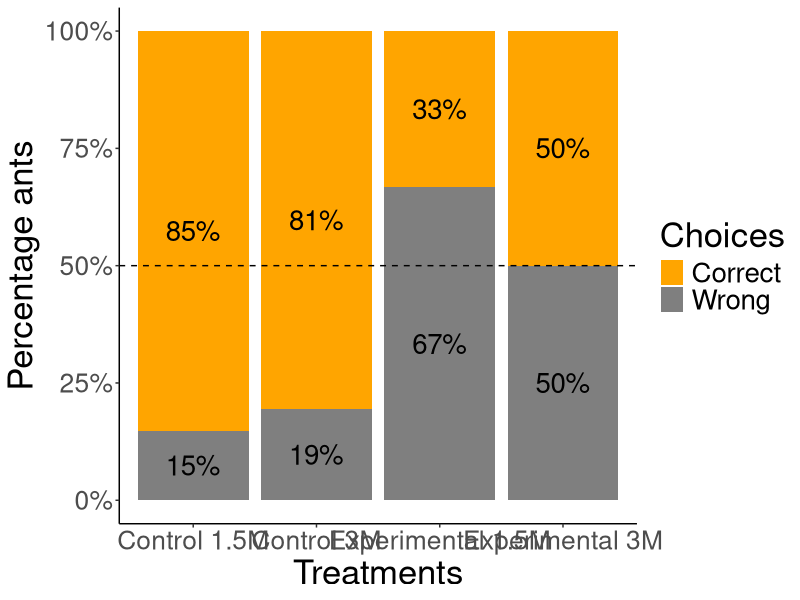
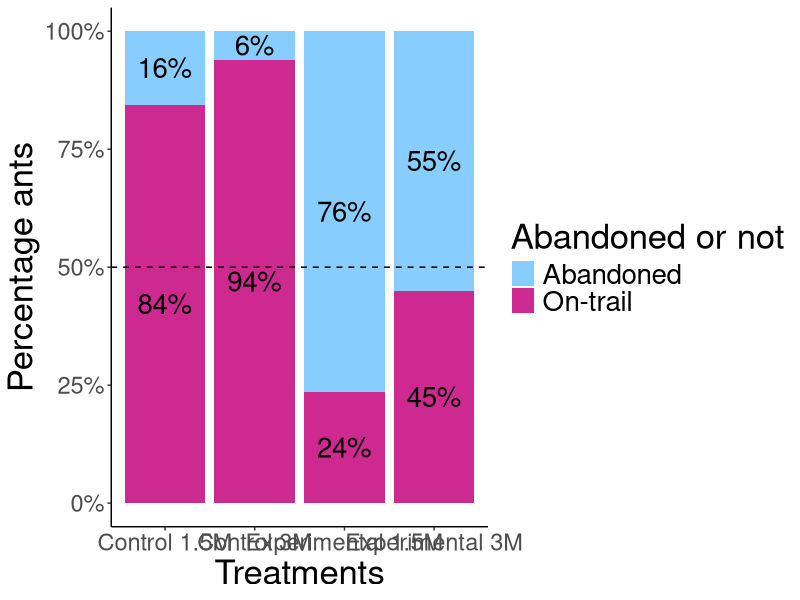

Write R code to recreate these figures, in order. (Note: this script raises an error after producing the figures.)
## ---- chunk 1
knitr::opts_chunk$set(echo = TRUE)
## ---- chunk 2
library(tidyverse)
#library(googlesheets4)
library(ggplot2)
library(ggthemes)
library(ggstats)
## ---- chunk 3
#Importing the datasheets,and converting the relevant columns into factors

low_sucrose_experiment_data<-read.csv("Combined ant choices_Low sucrose experiment.csv")

high_sucrose_experiment_data<-read.csv("Combined ant choices_High sucrose experiment.csv")

#Extracting the columns needed for choice and abandonment analysis
low_sucrose_experiment_choices<-data.frame(low_sucrose_experiment_data$Treatment,low_sucrose_experiment_data$Ant.choice)
high_sucrose_experiment_choices<-data.frame(high_sucrose_experiment_data$Treatment,high_sucrose_experiment_data$Ant.choice)

#Changing the column names
colnames(low_sucrose_experiment_choices)<-c("treatment","choices")
colnames(high_sucrose_experiment_choices)<-c("treatment","choices")

#Converting the columns into factors
low_sucrose_experiment_choices$treatment<-as.factor(low_sucrose_experiment_choices$treatment)
low_sucrose_experiment_choices$choices<-as.factor(low_sucrose_experiment_choices$choices)

high_sucrose_experiment_choices$treatment<-as.factor(high_sucrose_experiment_choices$treatment)
high_sucrose_experiment_choices$choices<-as.factor(high_sucrose_experiment_choices$choices)
## ---- chunk 4

#1.5M DATA CHOICE ANALYSIS

#Filtering data where ant made either a correct or a wrong choice
low_sucrose_experiment_choices_only<-
  low_sucrose_experiment_choices %>% 
  filter(choices !="Abandoned")

#Dropping the abandonment factor level
low_sucrose_experiment_choices_only$choices<-droplevels(low_sucrose_experiment_choices_only$choices)

#Creating table
low_sucrose_experiment_choices_only_table<-table(low_sucrose_experiment_choices_only)

chisq.test(low_sucrose_experiment_choices_only_table,correct = F)

#Binomial test for control data
binom.test(23,27,0.5)
#Significant!

#Binomial test for experimental data
binom.test(4,12,0.5)
#Non-significant 
 
#3M DATA CHOICE ANALYSIS

#Filtering data where ant made either a correct or a wrong choice
high_sucrose_experiment_choices_only<-
  high_sucrose_experiment_choices %>% 
  filter(choices !="Abandoned")

#Dropping the abandonment factor level
high_sucrose_experiment_choices_only$choices<-droplevels(high_sucrose_experiment_choices_only$choices)

#Creating table
high_sucrose_experiment_choices_only_table<-table(high_sucrose_experiment_choices_only)

chisq.test(high_sucrose_experiment_choices_only_table,correct = F)
#Significant

#Binomial test for control data
binom.test(25,31,0.5)
#Significant!

#Binomial test for experimental data
binom.test(9,18,0.5)
#Non-significant 
## ---- chunk 5

#LOW SUCROSE EXPERIMENT ABANDONMENT ANALYSIS

#Filtering data where ant made either a correct or a wrong choice
low_sucrose_experiment_choices$abandonment<-ifelse(low_sucrose_experiment_choices$choices=="Abandoned","Abandoned","On-trail")

low_sucrose_experiment_abandonment_table<-table(low_sucrose_experiment_choices[-2])

#Chi-square test
chisq.test(low_sucrose_experiment_abandonment_table,correct = F)
#Significant

#Binomial test for control data
binom.test(5,32,0.5)
#Significantly more ants stay on the trail than abandon here

#Binomial test for experimental data
binom.test(39,51,0.5)
#Significantly more ants abandon the trail than stay on the trail

#HIGH SUCROSE EXPERIMENT ABANDONMENT ANALYSIS

#Filtering data where ant made either a correct or a wrong choice
high_sucrose_experiment_choices$abandonment<-ifelse(high_sucrose_experiment_choices$choices=="Abandoned","Abandoned","On-trail")

high_sucrose_experiment_abandonment_table<-table(high_sucrose_experiment_choices[-2])

#Chi-square test
chisq.test(high_sucrose_experiment_abandonment_table,correct = F)
#Significant


#Binomial test for control data
binom.test(2,33,0.5) #Significant
#Significantly more ants stay on the trail than abandon here

#Binomial test for experimental data
binom.test(22,40,0.5)
#Non-significant

## ---- chunk 6

#Creating labels specific to the experiment type and combining the dataframes
low_sucrose_experiment_choices$label<-as.factor(ifelse(low_sucrose_experiment_choices$treatment=="Control","Control_1.5m","Exp_1.5m"))

high_sucrose_experiment_choices$label<-as.factor(ifelse(high_sucrose_experiment_choices$treatment=="Control","Control_3m","Exp_3m"))


#Combining the choices from both experiments
all_exp_combined_data_choices<-rbind(low_sucrose_experiment_choices,high_sucrose_experiment_choices)

#Subsetting the data from the two treatments (combined for both experiments separately) to compare between the experiments.
all_exp_combined_control<-subset(all_exp_combined_data_choices,all_exp_combined_data_choices$treatment=="Control")

all_exp_combined_experimental<-subset(all_exp_combined_data_choices,all_exp_combined_data_choices$treatment=="Experimental")

#Dropping the uncessary factor levels
all_exp_combined_control$label<-droplevels(all_exp_combined_control$label)

all_exp_combined_experimental$label<-droplevels(all_exp_combined_experimental$label)

#COMPARING CORRECT VS. WRONG CHOICES BETWEEN THE TWO EXPERIMENTS FOR EACH TREATMENT

#CONTROL TREATMENT
all_exp_combined_control_choices_only<-data.frame(all_exp_combined_control$choices,all_exp_combined_control$label)

colnames(all_exp_combined_control_choices_only)<-c("choices","exp_type")

#Removing abandonment data for this analysis
all_exp_combined_control_choices_only<-subset(all_exp_combined_control_choices_only,all_exp_combined_control_choices_only$choices!="Abandoned")

#Dropping the uncessary factor levels
all_exp_combined_control_choices_only$choices<-droplevels(all_exp_combined_control_choices_only$choices)

all_exp_combined_control_choices_only_table<-table(all_exp_combined_control_choices_only)

chisq.test(all_exp_combined_control_choices_only_table,correct = F)
#Not significant

#EXPERIMENTAL TREATMENT

all_exp_combined_experimental_choices_only<-data.frame(all_exp_combined_experimental$choices,all_exp_combined_experimental$label)

colnames(all_exp_combined_experimental_choices_only)<-c("choices","exp_type")

#Removing abandonment data for this analysis
all_exp_combined_experimental_choices_only<-subset(all_exp_combined_experimental_choices_only,all_exp_combined_experimental_choices_only$choices!="Abandoned")

#Dropping the uncessary factor levels
all_exp_combined_experimental_choices_only$choices<-droplevels(all_exp_combined_experimental_choices_only$choices)

all_exp_combined_experimental_choices_only_table<-table(all_exp_combined_experimental_choices_only)

chisq.test(all_exp_combined_experimental_choices_only_table,correct = F)
#Not significant
## ---- chunk 7

#CONTROL
all_exp_combined_control_abandonment_only<-data.frame(all_exp_combined_control$abandonment,all_exp_combined_control$label)

colnames(all_exp_combined_control_abandonment_only)<-c("abandonment","exp_type")

all_exp_combined_control_abandonment_only$abandonment<-as.factor(all_exp_combined_control_abandonment_only$abandonment)

all_exp_combined_control_abandonment_only_table<-table(all_exp_combined_control_abandonment_only)

chisq.test(all_exp_combined_control_abandonment_only_table,correct = F)
#Not significant


#Experimental
all_exp_combined_experimental_abandonment_only<-data.frame(all_exp_combined_experimental$abandonment,all_exp_combined_experimental$label)

colnames(all_exp_combined_experimental_abandonment_only)<-c("abandonment","exp_type")

all_exp_combined_experimental_abandonment_only$abandonment<-as.factor(all_exp_combined_experimental_abandonment_only$abandonment)

all_exp_combined_experimental_abandonment_only_table<-table(all_exp_combined_experimental_abandonment_only)

chisq.test(all_exp_combined_experimental_abandonment_only_table,correct = F)
#Significant!
## ---- chunk 8

choices_combined<-subset(all_exp_combined_data_choices,choices!="Abandoned")
#Removing abandonment data for the plot

choices_combined$label<-factor(choices_combined$label,levels=c("Control_1.5m","Control_3m","Exp_1.5m","Exp_3m"))

choices_combined<-as.data.frame(choices_combined %>%
  group_by(label,choices)%>%
  summarize(total=n()))

choices_plot<-ggplot(choices_combined)+
  aes(label,fill=choices,weight=total,by=label)+
  geom_bar(position="fill")+
  geom_text(aes(label = scales::percent(..prop.., accuracy = 1)),stat = "prop", position = position_fill(.5),size=7)+
  scale_y_continuous(labels = scales::percent)+scale_x_discrete(labels=c("Control_1.5m"="Control 1.5M","Control_3m"= "Control 3M", "Exp_1.5m"="Experimental 1.5M","Exp_3m" = "Experimental 3M"))+
  xlab("Treatments")+
  ylab("Percentage ants")+
  guides(fill=guide_legend(title="Choices"))+
  theme_bw()+
    theme(
    plot.background = element_blank(),
    panel.grid.major = element_blank(),
    panel.grid.minor = element_blank(),
    panel.border = element_blank()
  ) +  theme(axis.line = element_line(color = 'black'))
   

choices_plot+theme(text=element_text(size=25),axis.text = element_text(size=19))+ 
  geom_hline(yintercept = 0.5, linetype = "dashed")+
  scale_fill_manual(values=c("orange1","gray50"))

## ---- chunk 9
 
abandon_combined<-as.data.frame(all_exp_combined_data_choices %>%
  group_by(label,abandonment)%>%
  summarize(total=n()))

abandon_combined$label<-factor(abandon_combined$label,levels=c("Control_1.5m","Control_3m","Exp_1.5m","Exp_3m"))

choices_plot_1<-ggplot(abandon_combined)+
  aes(label,fill=abandonment,weight=total,by=label)+
  geom_bar(position="fill")+
  geom_text(aes(label = scales::percent(..prop.., accuracy = 1)),stat = "prop", position = position_fill(.5),size=7)+
  scale_y_continuous(labels = scales::percent)+scale_x_discrete(labels=c("Control_1.5m"="Control 1.5M","Control_3m"= "Control 3M", "Exp_1.5m"="Experimental 1.5M","Exp_3m" = "Experimental 3M"))+
  xlab("Treatments")+
  ylab("Percentage ants")+
  guides(fill=guide_legend(title="Abandoned or not"))+
  theme_bw()+
    theme(
    plot.background = element_blank(),
    panel.grid.major = element_blank(),
    panel.grid.minor = element_blank(),
    panel.border = element_blank()
  ) +  theme(axis.line = element_line(color = 'black'))
   
choices_plot_1+theme(text=element_text(size=25),axis.text = element_text(size=17))+geom_hline(yintercept = 0.5, linetype = "dashed")+scale_fill_manual(values=c("skyblue1","maroon3"))
## ---- chunk 10

#LOW SUCROSE EXPERIMENT
gaster_angle_low_sucrose<-read.csv("Combined gaster angles_Low sucrose experiment.csv")

#Converting the relevant columns to factors
gaster_angle_low_sucrose$Location.of.the.ant<-as.factor(gaster_angle_low_sucrose$Location.of.the.ant)
 
gaster_angle_low_sucrose$Ant.choice<-as.factor(gaster_angle_low_sucrose$Ant.choice)
gaster_angle_low_sucrose$Treatment<-as.factor(gaster_angle_low_sucrose$Treatment)
gaster_angle_low_sucrose$Video<-as.factor(gaster_angle_low_sucrose$Video)
gaster_angle_low_sucrose$Year<-as.factor(gaster_angle_low_sucrose$Year)

#Converting gaster angle measures to numbers
gaster_angle_low_sucrose$Angle.measurement.1<-as.numeric(gaster_angle_low_sucrose$Angle.measurement.1)
gaster_angle_low_sucrose$Angle.measurement.2<-as.numeric(gaster_angle_low_sucrose$Angle.measurement.2)
gaster_angle_low_sucrose$Angle.measurement.3<-as.numeric(gaster_angle_low_sucrose$Angle.measurement.3)
#Ignore the warnings here


#HIGH SUCROSE EXPERIMENT
gaster_angle_high_sucrose<-read.csv("Combined gaster angles_High sucrose experiment.csv")

#Converting the relevant columns to factors
  
gaster_angle_high_sucrose$Ant.choice<-as.factor(gaster_angle_high_sucrose$Ant.choice)
gaster_angle_high_sucrose$Treatment<-as.factor(gaster_angle_high_sucrose$Treatment)
gaster_angle_high_sucrose$Video<-as.factor(gaster_angle_high_sucrose$Video)
gaster_angle_high_sucrose$Year<-as.factor(gaster_angle_high_sucrose$Year)


#Converting gaster angle measures to numbers
gaster_angle_high_sucrose$Angle.measurement.1<-as.numeric(gaster_angle_high_sucrose$Angle.measurement.1)
gaster_angle_high_sucrose$Angle.measurement.2<-as.numeric(gaster_angle_high_sucrose$Angle.measurement.2)
gaster_angle_high_sucrose$Angle.measurement.3<-as.numeric(gaster_angle_high_sucrose$Angle.measurement.3)
#Ignore the warnings here

## ---- chunk 11

#LOW SUCROSE EXPERIMENT
gaster_angle_low_sucrose_ready<-subset(gaster_angle_low_sucrose,gaster_angle_low_sucrose$Location.of.the.ant=="Zone1")

gaster_angle_low_sucrose_ready<-gaster_angle_low_sucrose_ready %>%
  transmute(Video,Treatment,Ant.choice,Year,mean_gaster_angle=rowMeans(select(.,Angle.measurement.1:Angle.measurement.3)))

gaster_angle_low_sucrose_ready<-as.data.frame(gaster_angle_low_sucrose_ready %>%
  group_by(Video,Treatment,Ant.choice,Year) %>%
  summarise(mean_gaster_angle=mean(mean_gaster_angle,na.rm = T)))

#HIGH SUCROSE EXPERIMENT

gaster_angle_high_sucrose_ready<-gaster_angle_high_sucrose %>%
  transmute(Video,Treatment,Ant.choice,Year,mean_gaster_angle=rowMeans(select(.,Angle.measurement.1:Angle.measurement.3)))

gaster_angle_high_sucrose_ready<-as.data.frame(gaster_angle_high_sucrose_ready %>%
  group_by(Video,Treatment,Ant.choice,Year) %>%
  summarise(mean_gaster_angle=mean(mean_gaster_angle,na.rm = T)))

## ---- chunk 12
 
gaster_angle_low_sucrose_ready<-na.omit(subset(gaster_angle_low_sucrose_ready,gaster_angle_low_sucrose_ready$Ant.choice=="Correct"))

gaster_angle_high_sucrose_ready<-na.omit(subset(gaster_angle_high_sucrose_ready,gaster_angle_high_sucrose_ready$Ant.choice=="Correct"))

## ---- chunk 13
wilcox.test(gaster_angle_low_sucrose_ready$mean_gaster_angle~gaster_angle_low_sucrose_ready$Treatment) #Significant difference

wilcox.test(gaster_angle_high_sucrose_ready$mean_gaster_angle~gaster_angle_high_sucrose_ready$Treatment) #No significant difference

## ---- chunk 14

par(mfrow=c(1,2))

#LOW SUCROSE EXPERIMENT
boxplot(gaster_angle_low_sucrose_ready$mean_gaster_angle~gaster_angle_low_sucrose_ready$Treatment,xlab="Treatment", ylab="Mean gaster angle (degrees)",range=0,frame=F,cex.axis=1.5,cex.lab=1.5,main="Low sucrose (1.5 M) experiment",ylim=c(35,65))

#Adding individual points to the boxplot
stripchart(mean_gaster_angle~Treatment,method="jitter",add=T,vertical=T,pch=1,data=gaster_angle_low_sucrose_ready[gaster_angle_low_sucrose_ready$Year==2022, ])
 
stripchart(mean_gaster_angle~Treatment,method="jitter",add=T,vertical=T,pch=19,data=gaster_angle_low_sucrose_ready[gaster_angle_low_sucrose_ready$Year==2023, ])

stripchart(mean_gaster_angle~Treatment,method="jitter",add=T,vertical=T,pch=18,data=gaster_angle_low_sucrose_ready[gaster_angle_low_sucrose_ready$Year==2024, ])

#HIGH SUCROSE EXPERIMENT
boxplot(gaster_angle_high_sucrose_ready$mean_gaster_angle~gaster_angle_high_sucrose_ready$Treatment,xlab="Treatment", ylab="Mean gaster angle (degrees)",range=0,frame=F,cex.axis=1.5,cex.lab=1.5,main="High sucrose (3 M) experiment",ylim=c(35,65))

#Adding individual points to the boxplot
stripchart(mean_gaster_angle~Treatment,method="jitter",add=T,vertical=T,pch=19,data=gaster_angle_high_sucrose_ready[gaster_angle_high_sucrose_ready$Year==2023, ])

stripchart(mean_gaster_angle~Treatment,method="jitter",add=T,vertical=T,pch=18,data=gaster_angle_high_sucrose_ready[gaster_angle_high_sucrose_ready$Year==2024, ])
